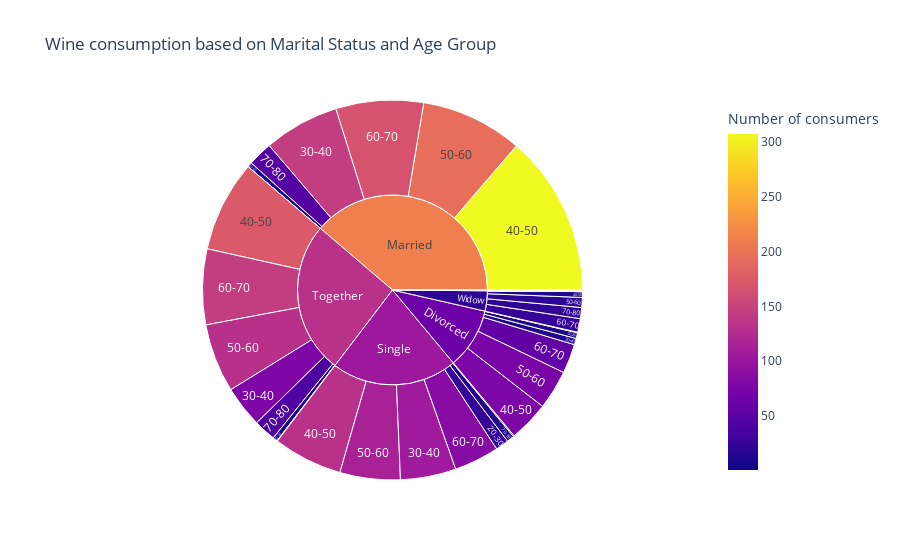

The cell this chart's notebook holds for it:
### Code cell
# Customer analysis by marital status and age
'''
# Analysis: 
- This chart reconfirms that the majority of Winlist customers are married/together and in the age group 4-50 years.
'''
df = wine_data.groupby(['MaritalStat','Age Group']).count()['CustId'].reset_index()
df = df.rename(columns={'CustId':'Number of consumers'})
df = df.loc[df['Number of consumers']!= 0]
px.sunburst(
    df, 
    path=['MaritalStat','Age Group'],
    values='Number of consumers',
    color='Number of consumers',
    title='Wine consumption based on Marital Status and Age Group')

### Figure 1 — Plotly figure (JSON) as saved in the notebook; plotly's stock layout.template omitted (floating-point values rounded to 4 significant figures)
{"data": [{"branchvalues": "total", "customdata": [[null], [null], [9], [25], [9], [null], [1], [12], [144], [106], [79], [null], [1], [77], [307], [132], [174], [11], [null], [75], [194], [115], [131], [19], [1], [56], [167], [86], [144], [26], [null], [11], [47], [14], [42], [21], [null], [1], [null], [2], [1], [null], [1], [64.47], [210.6], [104.4], [131.5], [20.77]], "domain": {"x": [0, 1], "y": [0, 1]}, "hovertemplate": "labels=%{label}<br>Number of consumers_sum=%{value}<br>parent=%{parent}<br>id=%{id}<br>Number of consumers=%{color}<extra></extra>", "ids": ["Alone/20-30", "Divorced/20-30", "Married/20-30", "Single/20-30", "Together/20-30", "Widow/20-30", "Alone/30-40", "Divorced/30-40", "Married/30-40", "Single/30-40", "Together/30-40", "Widow/30-40", "Alone/40-50", "Divorced/40-50", "Married/40-50", "Single/40-50", "Together/40-50", "Widow/40-50", "Alone/50-60", "Divorced/50-60", "Married/50-60", "Single/50-60", "Together/50-60", "Widow/50-60", "Alone/60-70", "Divorced/60-70", "Married/60-70", "Single/60-70", "Together/60-70", "Widow/60-70", "Alone/70-80", "Divorced/70-80", "Married/70-80", "Single/70-80", "Together/70-80", "Widow/70-80", "Alone/80+", "Divorced/80+", "Married/80+", "Single/80+", "Together/80+", "Widow/80+", "Alone", "Divorced", "Married", "Single", "Together", "Widow"], "labels": ["20-30", "20-30", "20-30", "20-30", "20-30", "20-30", "30-40", "30-40", "30-40", "30-40", "30-40", "30-40", "40-50", "40-50", "40-50", "40-50", "40-50", "40-50", "50-60", "50-60", "50-60", "50-60", "50-60", "50-60", "60-70", "60-70", "60-70", "60-70", "60-70", "60-70", "70-80", "70-80", "70-80", "70-80", "70-80", "70-80", "80+", "80+", "80+", "80+", "80+", "80+", "Alone", "Divorced", "Married", "Single", "Together", "Widow"], "marker": {"coloraxis": "coloraxis", "colors": [null, null, 9, 25, 9, null, 1, 12, 144, 106, 79, null, 1, 77, 307, 132, 174, 11, null, 75, 194, 115, 131, 19, 1, 56, 167, 86, 144, 26, null, 11, 47, 14, 42, 21, null, 1, null, 2, 1, null, 1, 64.47, 210.6, 104.4, 131.5, 20.77]}, "name": "", "parents": ["Alone", "Divorced", "Married", "Single", "Together", "Widow", "Alone", "Divorced", "Married", "Single", "Together", "Widow", "Alone", "Divorced", "Married", "Single", "Together", "Widow", "Alone", "Divorced", "Married", "Single", "Together", "Widow", "Alone", "Divorced", "Married", "Single", "Together", "Widow", "Alone", "Divorced", "Married", "Single", "Together", "Widow", "Alone", "Divorced", "Married", "Single", "Together", "Widow", "", "", "", "", "", ""], "type": "sunburst", "values": [0, 0, 9, 25, 9, 0, 1, 12, 144, 106, 79, 0, 1, 77, 307, 132, 174, 11, 0, 75, 194, 115, 131, 19, 1, 56, 167, 86, 144, 26, 0, 11, 47, 14, 42, 21, 0, 1, 0, 2, 1, 0, 3, 232, 868, 480, 580, 77]}], "layout": {"autosize": true, "coloraxis": {"colorbar": {"title": {"text": "Number of consumers"}}, "colorscale": [[0, "#0d0887"], [0.1111, "#46039f"], [0.2222, "#7201a8"], [0.3333, "#9c179e"], [0.4444, "#bd3786"], [0.5556, "#d8576b"], [0.6667, "#ed7953"], [0.7778, "#fb9f3a"], [0.8889, "#fdca26"], [1, "#f0f921"]]}, "legend": {"tracegroupgap": 0}, "title": {"text": "Wine consumption based on Marital Status and Age Group"}}}
